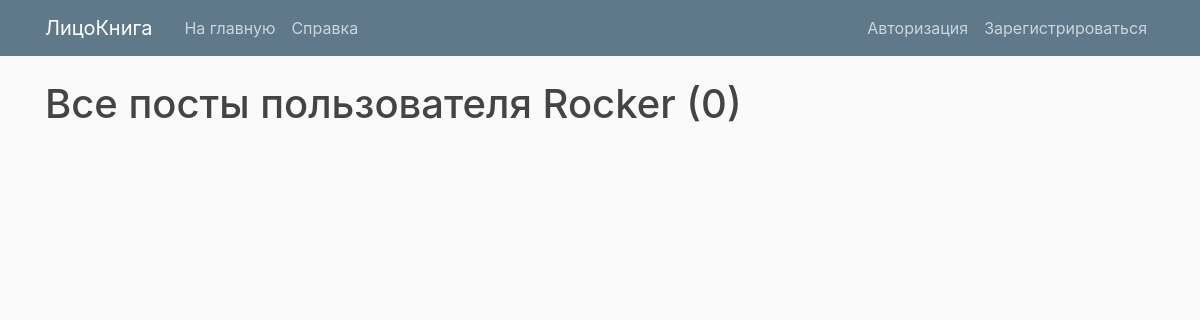
The app's page /user/Rocker, older data.
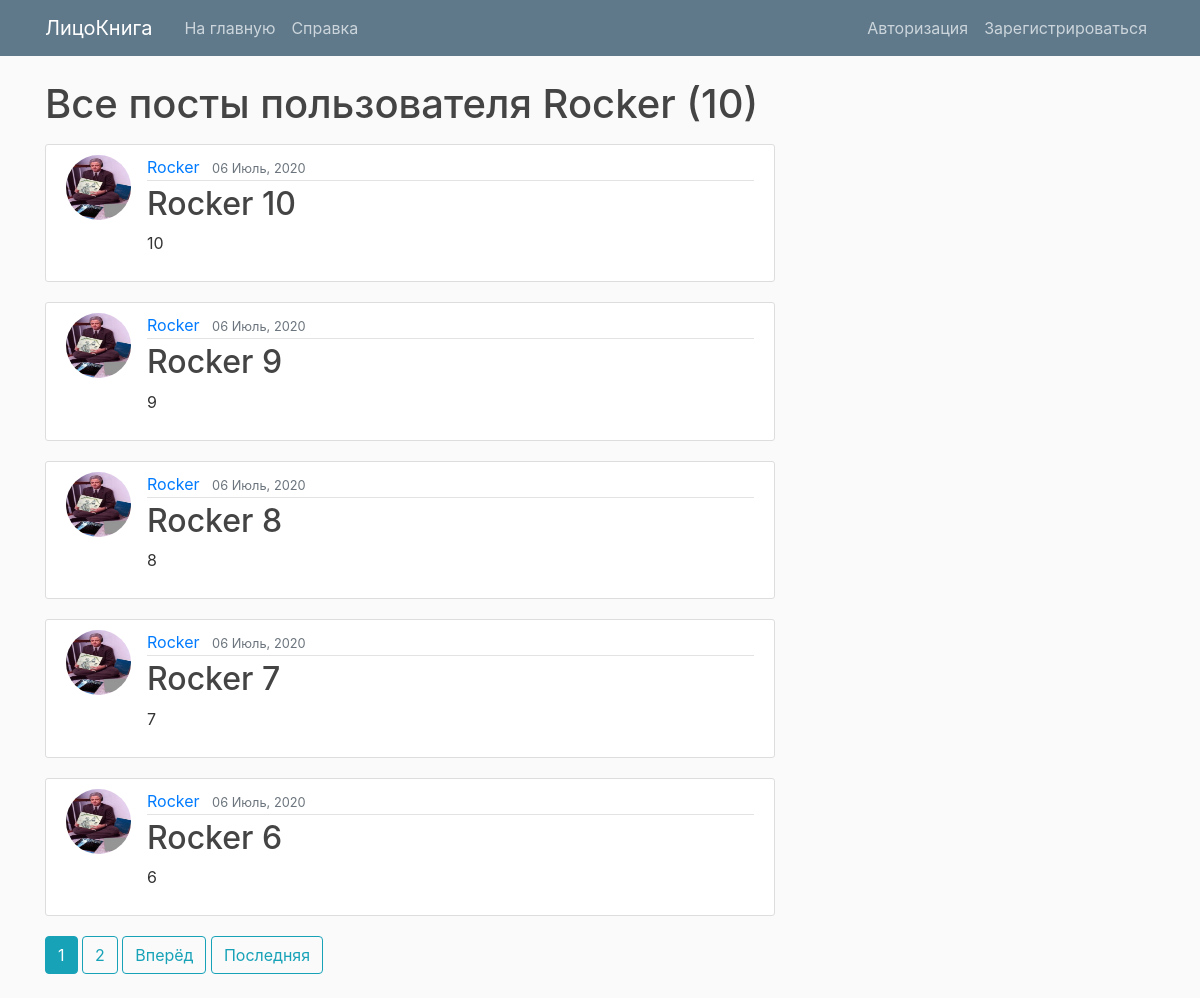
The same page, newer data.
### blog/models.py (models this page shows, shortened)
class Post(models.Model):
    title = models.CharField(max_length=100)
    content = models.TextField()
    date_posted = models.DateTimeField(auto_now_add=True)
    author = models.ForeignKey(User, on_delete=models.CASCADE)

### users/models.py (models this page shows, shortened)
class Profile(models.Model):
    user = models.OneToOneField(User, on_delete=models.CASCADE)
    image = models.ImageField(default='default.jpg', upload_to='profile_pics')

### blog/views.py (the view)
# urls.py: path('user/<str:username>', UserPostListView.as_view(), name='user-posts'),
class UserPostListView(ListView):
    model = Post
    template_name = 'blog/user_posts.html'
    context_object_name = 'posts'
    paginate_by = 5
    def get_queryset(self):
        user = get_object_or_404(User, username=self.kwargs.get('username'))
        return Post.objects.filter(author=user).order_by('-date_posted')

### blog/templates/blog/user_posts.html (shortened to what this page needs)
{% extends "blog/base.html" %}
{% block content %}
    <h1 class="mb-3"> Все посты пользователя {{ view.kwargs.username }} ({{ page_obj.paginator.count }})</h1>
    {% for post in posts %}
        <article class="media content-section">
            <img class="rounded-circle article-img" src="{{ post.author.profile.image.url }}">
            <div class="media-body">
                <div class="article-metadata">
                    <a class="mr-2" href="{% url 'user-posts' post.author.username %}">{{ post.author }}</a>
                    <small class="text-muted">{{ post.date_posted|date:"d F, Y" }}</small>
                </div>
                <h2><a class="article-title" href="{% url 'post-detail' post.id %}">{{ post.title }}</a></h2>
                <p class="article-content">{{ post.content }}</p>
            </div>
        </article>
    {% endfor %}
    {% if is_paginated %}
        {% for num in page_obj.paginator.page_range %}
            {% if page_obj.number == num %}
                <a class="btn btn-info mb-4" href="?page={{ num }}">{{ num }}</a>
            {% elif num > page_obj.number|add:'-3' and num < page_obj.number|add:'3' %}
                <a class="btn btn-outline-info mb-4" href="?page={{ num }}">{{ num }}</a>
            {% endif %}
        {% endfor %}
        {% if page_obj.has_next %}
            <a class="btn btn-outline-info mb-4" href="?page={{ page_obj.next_page_number }}">Вперёд</a>
            <a class="btn btn-outline-info mb-4" href="?page={{ page_obj.paginator.num_pages }}">Последняя</a>
        {% endif %}
    {% endif %}
{% endblock content %}

### blog/templates/blog/base.html (shortened to what this page needs)
{% load static %}
<!DOCTYPE html>
<html>
    <head>
        <link rel="stylesheet" href="https://maxcdn.bootstrapcdn.com/bootstrap/4.0.0/css/bootstrap.min.css">
        <link rel="stylesheet" type="text/css" href="{% static 'blog/main.css' %}">
    </head>
    <body>
        <header class="site-header">
            <nav class="navbar navbar-expand-md navbar-dark bg-steel fixed-top">
            <div class="container">
                <a class="navbar-brand mr-4" href="{% url "blog-home" %}">ЛицоКнига</a>
                <div class="collapse navbar-collapse" id="navbarToggle">
                <div class="navbar-nav mr-auto">
                    <a class="nav-item nav-link" href="{% url "blog-home" %}">На главную</a>
                    <a class="nav-item nav-link" href="{% url "blog-about" %}">Справка</a>
                </div>
                <div class="navbar-nav">
                    {% if user.is_authenticated %}
                        <a class="nav-item nav-link" href="{% url "post-create" %}">Написать пост</a>
                        <a class="nav-item nav-link" href="{% url "profile" %}">Профиль</a>
                        <a class="nav-item nav-link" href="{% url "logout" %}">Выйти</a>
                    {% else %}
                        <a class="nav-item nav-link" href="{% url "login" %}">Авторизация</a>
                        <a class="nav-item nav-link" href="{% url "register" %}">Зарегистрироваться</a>
                    {% endif%}
                </div>
                </div>
            </div>
            </nav>
        </header>
        <main role="main" class="container">
            <div class="row">
            <div class="col-md-8">
                {% block content %}{% endblock %}
            </div>
        </main>
    </body>
</html>

### blog/static/blog/main.css (style rules this page uses)
body { background: #fafafa; color: #333333; margin-top: 5rem; }
h1, h2, h3, h4, h5, h6 { color: #444444; }
.bg-steel { background-color: #5f788a; }
.site-header .navbar-nav .nav-link { color: #cbd5db; }
.content-section { background: #ffffff; padding: 10px 20px; border: 1px solid #dddddd; border-radius: 3px; margin-bottom: 20px; }
.article-title { color: #444444; }
.article-content { white-space: pre-line; }
.article-img { height: 65px; width: 65px; margin-right: 16px; }
.article-metadata { padding-bottom: 1px; margin-bottom: 4px; border-bottom: 1px solid #e3e3e3 }

Row changes from the older to the newer data that the page shows:
added Post: author.profile.image (picture), author "Rocker", date_posted "06 Июль, 2020", title "Rocker 10", content "10"
added Post: author.profile.image (picture), author "Rocker", date_posted "06 Июль, 2020", title "Rocker 9", content "9"
added Post: author.profile.image (picture), author "Rocker", date_posted "06 Июль, 2020", title "Rocker 8", content "8"
added Post: author.profile.image (picture), author "Rocker", date_posted "06 Июль, 2020", title "Rocker 7", content "7"
added Post: author.profile.image (picture), author "Rocker", date_posted "06 Июль, 2020", title "Rocker 6", content "6"
Text that changed along with them:
{{ page_obj.paginator.count }}: "0" → "10"
new list line: "1"
new list line: "2"
text now shown: "Вперёд Последняя"
